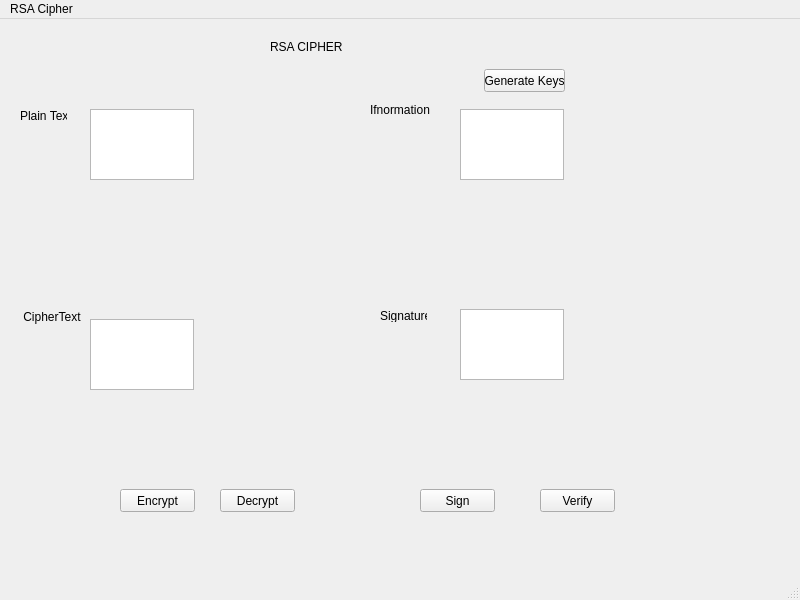
<?xml version="1.0" encoding="UTF-8"?>
<ui version="4.0">
 <class>MainWindow</class>
 <widget class="QMainWindow" name="MainWindow">
  <property name="geometry">
   <rect>
    <x>0</x>
    <y>0</y>
    <width>800</width>
    <height>600</height>
   </rect>
  </property>
  <property name="windowTitle">
   <string>MainWindow</string>
  </property>
  <widget class="QWidget" name="centralwidget">
   <widget class="QLabel" name="label">
    <property name="geometry">
     <rect>
      <x>20</x>
      <y>90</y>
      <width>47</width>
      <height>13</height>
     </rect>
    </property>
    <property name="text">
     <string>Plain Text</string>
    </property>
   </widget>
   <widget class="QLabel" name="label_2">
    <property name="geometry">
     <rect>
      <x>20</x>
      <y>290</y>
      <width>71</width>
      <height>16</height>
     </rect>
    </property>
    <property name="text">
     <string> CipherText</string>
    </property>
   </widget>
   <widget class="QLabel" name="label_3">
    <property name="geometry">
     <rect>
      <x>370</x>
      <y>80</y>
      <width>71</width>
      <height>21</height>
     </rect>
    </property>
    <property name="text">
     <string>Ifnormation</string>
    </property>
   </widget>
   <widget class="QLabel" name="label_4">
    <property name="geometry">
     <rect>
      <x>380</x>
      <y>290</y>
      <width>47</width>
      <height>13</height>
     </rect>
    </property>
    <property name="text">
     <string>Signature</string>
    </property>
   </widget>
   <widget class="QTextEdit" name="txt_plain_text">
    <property name="geometry">
     <rect>
      <x>90</x>
      <y>90</y>
      <width>104</width>
      <height>71</height>
     </rect>
    </property>
   </widget>
   <widget class="QTextEdit" name="txt_cipher_text">
    <property name="geometry">
     <rect>
      <x>90</x>
      <y>300</y>
      <width>104</width>
      <height>71</height>
     </rect>
    </property>
   </widget>
   <widget class="QTextEdit" name="txt_info">
    <property name="geometry">
     <rect>
      <x>460</x>
      <y>90</y>
      <width>104</width>
      <height>71</height>
     </rect>
    </property>
   </widget>
   <widget class="QTextEdit" name="txt_sign">
    <property name="geometry">
     <rect>
      <x>460</x>
      <y>290</y>
      <width>104</width>
      <height>71</height>
     </rect>
    </property>
   </widget>
   <widget class="QPushButton" name="btn_encrypt">
    <property name="geometry">
     <rect>
      <x>120</x>
      <y>470</y>
      <width>75</width>
      <height>23</height>
     </rect>
    </property>
    <property name="text">
     <string>Encrypt</string>
    </property>
   </widget>
   <widget class="QPushButton" name="btn_sign">
    <property name="geometry">
     <rect>
      <x>420</x>
      <y>470</y>
      <width>75</width>
      <height>23</height>
     </rect>
    </property>
    <property name="text">
     <string>Sign</string>
    </property>
   </widget>
   <widget class="QPushButton" name="btn_decrypt">
    <property name="geometry">
     <rect>
      <x>220</x>
      <y>470</y>
      <width>75</width>
      <height>23</height>
     </rect>
    </property>
    <property name="text">
     <string>Decrypt</string>
    </property>
   </widget>
   <widget class="QPushButton" name="btn_verify">
    <property name="geometry">
     <rect>
      <x>540</x>
      <y>470</y>
      <width>75</width>
      <height>23</height>
     </rect>
    </property>
    <property name="text">
     <string>Verify</string>
    </property>
   </widget>
   <widget class="QPushButton" name="btn_gen_keys">
    <property name="geometry">
     <rect>
      <x>484</x>
      <y>50</y>
      <width>81</width>
      <height>23</height>
     </rect>
    </property>
    <property name="text">
     <string>Generate Keys</string>
    </property>
   </widget>
   <widget class="QLabel" name="label_5">
    <property name="geometry">
     <rect>
      <x>270</x>
      <y>20</y>
      <width>81</width>
      <height>16</height>
     </rect>
    </property>
    <property name="text">
     <string>RSA CIPHER</string>
    </property>
   </widget>
  </widget>
  <widget class="QMenuBar" name="menubar">
   <property name="geometry">
    <rect>
     <x>0</x>
     <y>0</y>
     <width>800</width>
     <height>21</height>
    </rect>
   </property>
   <widget class="QMenu" name="menuRSA_Cipher">
    <property name="title">
     <string>RSA Cipher</string>
    </property>
   </widget>
   <addaction name="menuRSA_Cipher"/>
  </widget>
  <widget class="QStatusBar" name="statusbar"/>
 </widget>
 <resources/>
 <connections/>
</ui>
